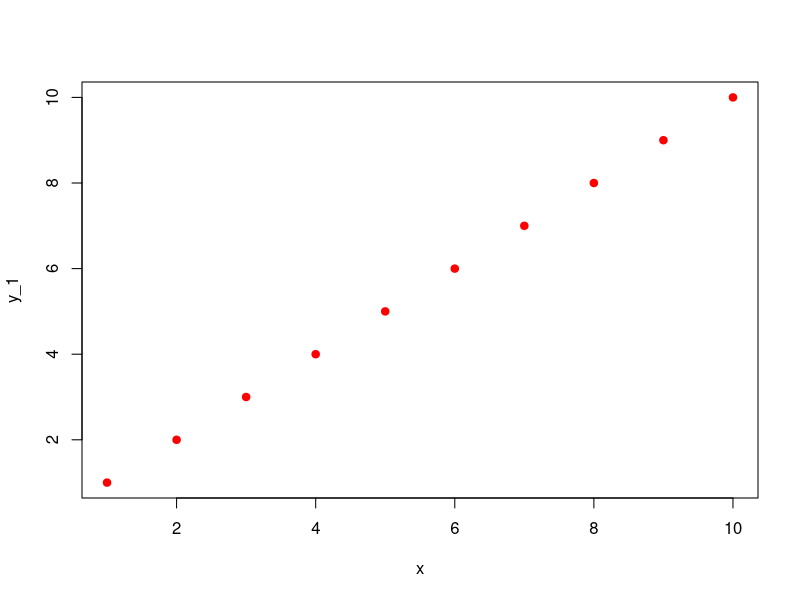
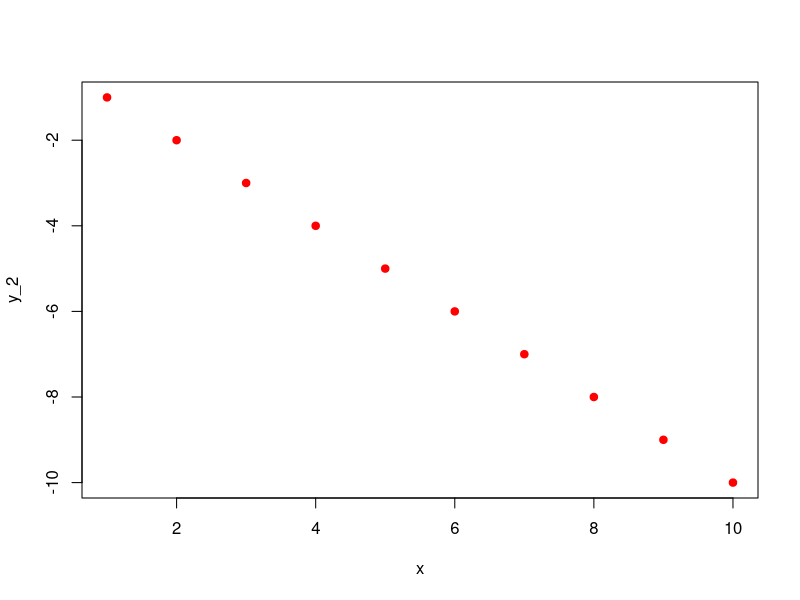
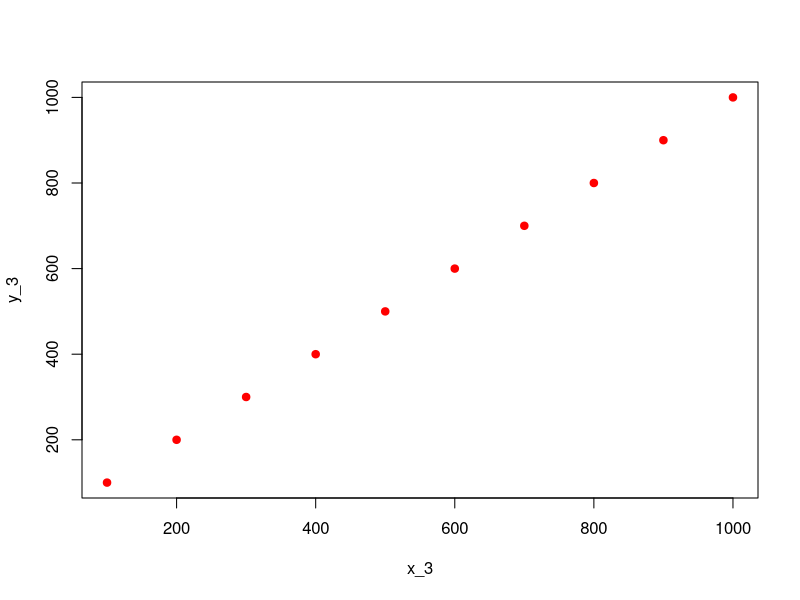
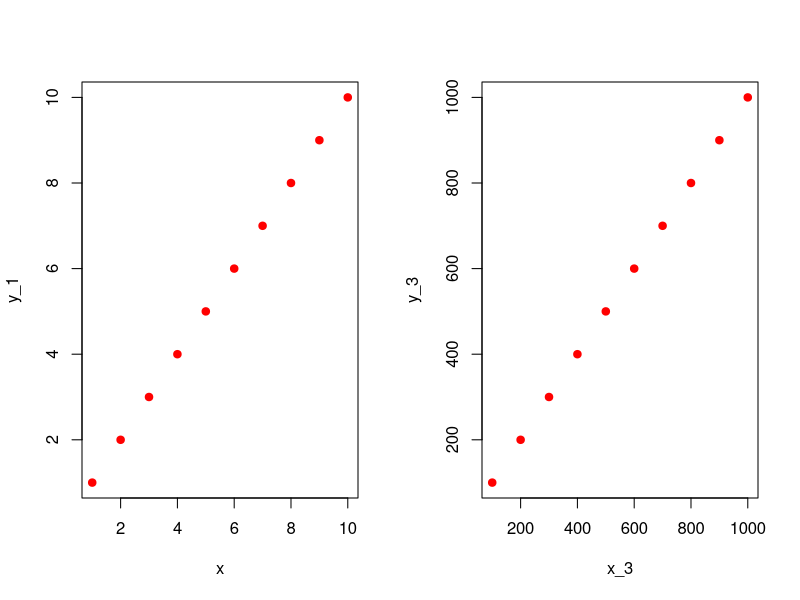

Reproduce these figures in R, in order.
## ---- chunk 1

# chunk options are R code, i.e.:
# include = FALSE is right; include = false is not
# results ='hide' is ok, results =hide is not

# include = FALSE
# the chunk is evaluated, but neither the code nor its output
# will be shown in the document

# echo  = FALSE
# chunk is evaluated , code is not shown in the output doc; chunk output is

# results = 'hide'
# chunk is evaluated, code is included in the document, output of chunk is not

# messages = FALSE does not include R messages in output document
# warnings = FALSE does not include R warnings in output document

## ---- chunk 2
knitr::opts_chunk$set(echo = TRUE)
rm(list = ls())
mirror = 'http://cran.us.r-project.org'

## ---- chunk 3
x = c(1, 2, 3, 4, 5, 6, 7, 8, 9, 10)
y_1 = x

## ---- chunk 4
library(knitr)
kable(data.frame(x = x, y = y_1), digits = 2)
plot(x, y_1, pch = 19, col = 'red')

## ---- chunk 5
cov_x_y_1 = sum((x - mean(x))*(y_1 - mean(y_1)))/(length(x) - 1)

## ---- chunk 6
cov_x_y_1_r = cov(x, y_1)
cov_x_y_1_r

## ---- chunk 7
x = c(1, 2, 3, 4, 5, 6, 7, 8, 9, 10)
y_2 = -x

kable(data.frame(x = x, y = y_2), digits = 2)
plot(x, y_2, pch = 19, col = 'red')

## ---- chunk 8
cov_x_y_2 = sum((x - mean(x))*(y_2 - mean(y_2)))/(length(x) - 1)

## ---- chunk 9
x_3 = x*100
y_3 = x_3

kable(data.frame(x = x_3, y = y_3), digits = 2)
plot(x_3, y_3, pch = 19, col = 'red')

## ---- chunk 10
par(mfrow = c(1, 2))
plot(x, y_1, pch = 19, col = 'red')
plot(x_3, y_3, pch = 19, col = 'red')

## ---- chunk 11
cov_x_y_3 = sum((x_3 - mean(x_3))*(y_3 - mean(y_3)))/(length(x_3) - 1)
cov_x_y_3
